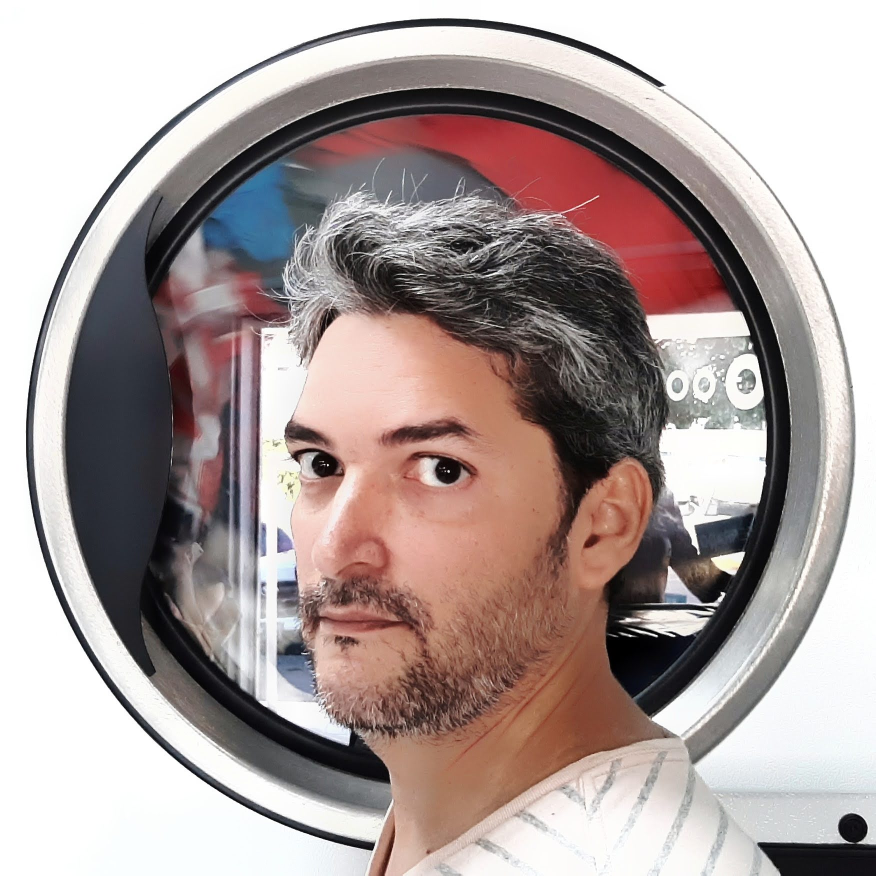
#> input picture imagen/asosab_lavadora.jpeg, 1751 x 1751 px, given in place of imagen.jpg, which was not available (shown at 1/2 size)
$ python favicon.py
#> lines starting #> are read from the running program, lines starting #| are printed output that depends on the picture; pictures that were not available may be replaced by others from this repository, and a replacement may not be noted
import zipfile
import os
from PIL import Image

# Nombre de tu imagen original
input_image_path = 'imagen.jpg'

img = Image.open(input_image_path).convert('RGBA')

# Todos los tamaños estándar solicitados
all_sizes = {
    'favicon-16x16.png': (16, 16),
    'favicon-32x32.png': (32, 32),
    'favicon-48x48.png': (48, 48),
    'apple-touch-icon.png': (180, 180),
    'android-icon-36x36.png': (36, 36),
    'android-icon-48x48.png': (48, 48),
    'android-icon-72x72.png': (72, 72),
    'android-icon-96x96.png': (96, 96),
    'android-icon-144x144.png': (144, 144),
    'android-icon-192x192.png': (192, 192),
    'ms-icon-70x70.png': (70, 70),
    'ms-icon-150x150.png': (150, 150),
    'ms-icon-310x310.png': (310, 310)
}

file_list = []
for name, size in all_sizes.items():
    resized = img.resize(size, Image.Resampling.LANCZOS)
    resized.save(name, format='PNG')
    file_list.append(name)
#> this loop made 13 passes
#> pass 1, `resized = img.resize(size, Image.Resampling.LANCZOS)`:
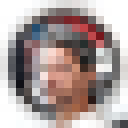
#> resized: PIL image 16x16 RGBA (shown 8 times larger); mean R, G, B, A 172.6, 158.6, 156.4, 255
#> pass 2, `resized = img.resize(size, Image.Resampling.LANCZOS)`:
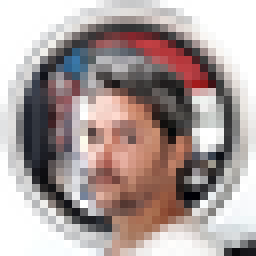
#> resized: PIL image 32x32 RGBA (shown 8 times larger); mean R, G, B, A 172.2, 158.3, 156.1, 255
#> pass 3, `resized = img.resize(size, Image.Resampling.LANCZOS)`:
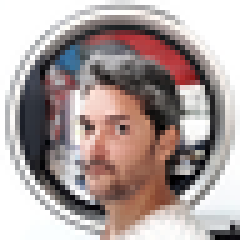
#> resized: PIL image 48x48 RGBA (shown 5 times larger); mean R, G, B, A 172.3, 158.3, 156.2, 255
#> after the loop:
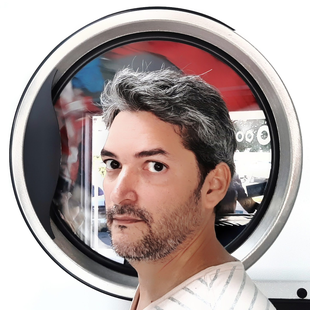
#> resized: PIL image 310x310 RGBA; mean R, G, B, A 172.7, 158.7, 156.6, 255
#> after the loop, file_list = 13 items, first 6: 'favicon-16x16.png', 'favicon-32x32.png', 'favicon-48x48.png', 'apple-touch-icon.png', 'android-icon-36x36.png', 'android-icon-48x48.png'

# Favicon.ico multi-resolución
ico_sizes = [(16, 16), (32, 32), (48, 48)]
img.save('favicon.ico', format='ICO', sizes=ico_sizes)
file_list.append('favicon.ico')

# browserconfig.xml
with open('browserconfig.xml', 'w', encoding='utf-8') as f:
    f.write('<?xml version="1.0" encoding="utf-8"?>\n<browserconfig><msapplication><tile><square70x70logo src="/ms-icon-70x70.png"/><square150x150logo src="/ms-icon-150x150.png"/><square310x310logo src="/ms-icon-310x310.png"/><TileColor>#ffffff</TileColor></tile></msapplication></browserconfig>')
file_list.append('browserconfig.xml')

# manifest.json
with open('manifest.json', 'w', encoding='utf-8') as f:
    f.write('{\n "name": "App",\n "icons": [\n  {"src": "\\/android-icon-36x36.png", "sizes": "36x36", "type": "image\\/png", "density": "0.75"},\n  {"src": "\\/android-icon-48x48.png", "sizes": "48x48", "type": "image\\/png", "density": "1.0"},\n  {"src": "\\/android-icon-72x72.png", "sizes": "72x72", "type": "image\\/png", "density": "1.5"},\n  {"src": "\\/android-icon-96x96.png", "sizes": "96x96", "type": "image\\/png", "density": "2.0"},\n  {"src": "\\/android-icon-144x144.png", "sizes": "144x144", "type": "image\\/png", "density": "3.0"},\n  {"src": "\\/android-icon-192x192.png", "sizes": "192x192", "type": "image\\/png", "density": "4.0"}\n ]\n}')
file_list.append('manifest.json')

# Empaquetar todo en el ZIP
with zipfile.ZipFile('complete_favicons_package.zip', 'w') as zipf:
    for file in file_list:
#> (the run stopped early here; a loop or call above may not have finished)
